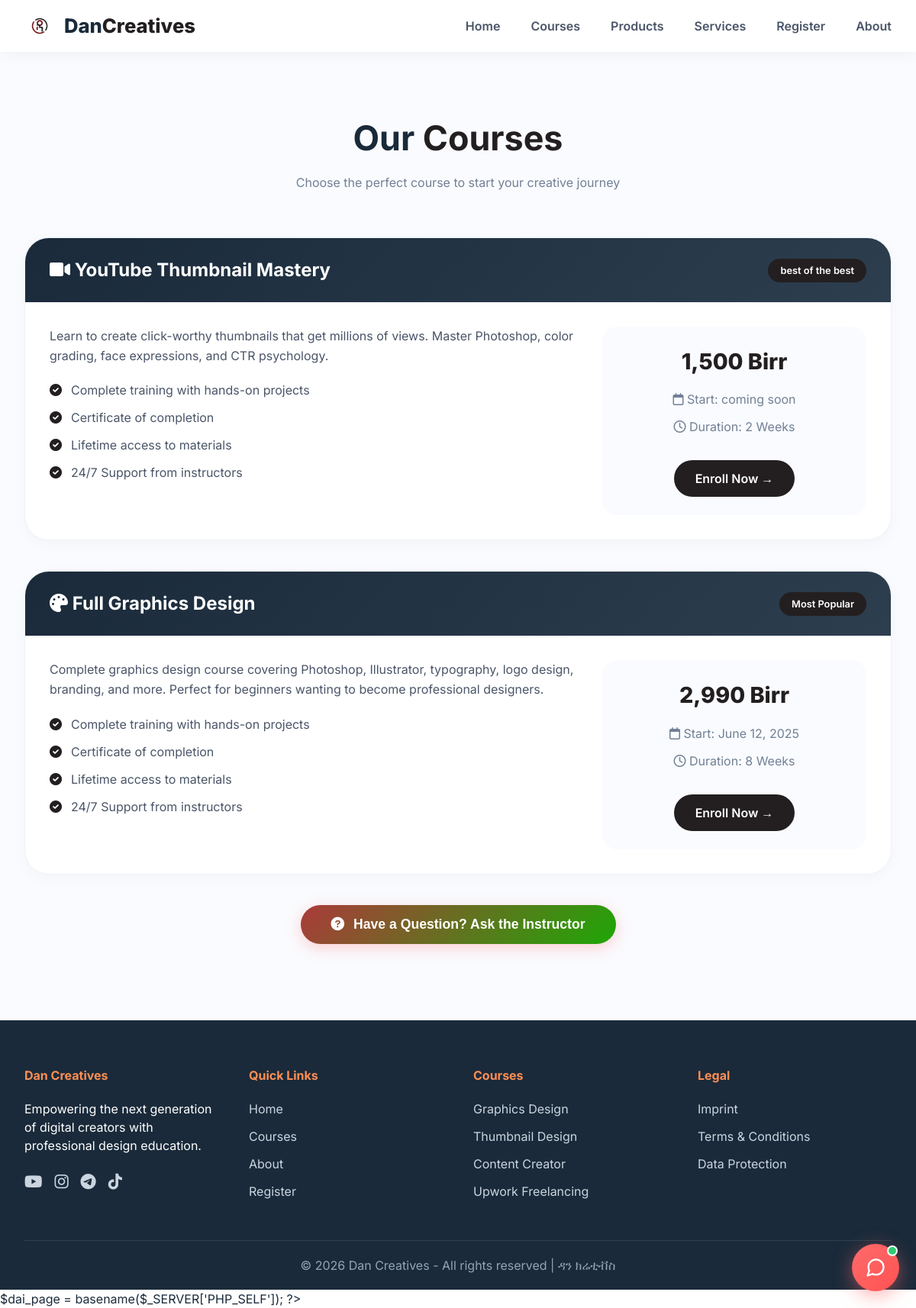
/courses.php, run on the app's committed database.
### tables this page shows
CREATE TABLE `courses` (
  `id` int(11) NOT NULL AUTO_INCREMENT,
  `title` varchar(200) NOT NULL,
  `description` text DEFAULT NULL,
  `price` varchar(50) DEFAULT NULL,
  `duration` varchar(100) DEFAULT NULL,
  `start_date` varchar(100) DEFAULT NULL,
  `icon_class` varchar(50) DEFAULT 'fas fa-palette',
  `status` enum('active','coming_soon') DEFAULT 'active',
  `badge_text` varchar(50) DEFAULT NULL,
  `created_at` timestamp NOT NULL DEFAULT current_timestamp(),
  `updated_at` timestamp NOT NULL DEFAULT current_timestamp() ON UPDATE current_timestamp(),
  PRIMARY KEY (`id`)
);

### courses.php (the view, shortened to what this page needs)
<?php
require_once 'config.php';
$courses_query = "SELECT * FROM courses ORDER BY id DESC";
$courses = $conn->query($courses_query);
?>
<!DOCTYPE html>
<html lang="en">
<head>
    <link rel="stylesheet" href="https://cdnjs.cloudflare.com/ajax/libs/font-awesome/6.0.0-beta3/css/all.min.css">
    <link rel="stylesheet" href="assets/responsive-nav.css">
</head>
<body>
<nav class="navbar">
    <div class="container nav-container">
        <div class="logo" onclick="window.location.href='index.php'">
            <img src="images/logo.png" alt="Dan Creatives Logo" class="logo-img" onerror="this.src='https://via.placeholder.com/40x40/ff6b6b/white?text=DC'">
            <div class="logo-text">Dan<span>Creatives</span></div>
        </div>
       <ul class="nav-menu">
            <li><a href="index.php">Home</a></li>
            <li><a href="courses.php">Courses</a></li>
            <li><a href="products.php">Products</a></li>
            <li><a href="services.php">Services</a></li>
            <li><a href="register.php">Register</a></li>
            <li><a href="about.php">About</a></li>
        </ul>
    </div>
</nav>
<section class="courses-page">
    <div class="container">
        <div class="page-header">
            <h1>Our <span>Courses</span></h1>
            <p>Choose the perfect course to start your creative journey</p>
        </div>
        <div class="courses-list">
            <?php while($course = $courses->fetch_assoc()): ?>
            <div class="course-detail" id="course-<?php echo $course['id']; ?>">
                <div class="course-header">
                    <h2><i class="<?php echo $course['icon_class']; ?>"></i> <?php echo htmlspecialchars($course['title']); ?></h2>
                    <div class="course-badge <?php echo $course['status'] == 'coming_soon' ? 'coming-soon' : ''; ?>">
                        <?php echo $course['status'] == 'coming_soon' ? 'Coming Soon' : ($course['badge_text'] ?: 'Popular'); ?>
                    </div>
                </div>
                <div class="course-content">
                    <div>
                        <div class="course-description">
                            <?php echo nl2br(htmlspecialchars($course['description'])); ?>
                        </div>
                        <ul class="course-contents">
                            <li><i class="fas fa-check-circle"></i> Complete training with hands-on projects</li>
                            <li><i class="fas fa-check-circle"></i> Certificate of completion</li>
                            <li><i class="fas fa-check-circle"></i> Lifetime access to materials</li>
                            <li><i class="fas fa-check-circle"></i> 24/7 Support from instructors</li>
                        </ul>
                    </div>
                    <div class="course-info">
                        <div class="price"><?php echo htmlspecialchars($course['price']); ?></div>
                        <div class="date"><i class="far fa-calendar"></i> Start: <?php echo htmlspecialchars($course['start_date']); ?></div>
                        <div class="duration"><i class="far fa-clock"></i> Duration: <?php echo htmlspecialchars($course['duration']); ?></div>
                        <?php if($course['status'] == 'active'): ?>
                            <a href="register.php?course=<?php echo urlencode($course['title']); ?>" class="btn-enroll">Enroll Now →</a>
                        <?php else: ?>
                            <button class="btn-enroll disabled" disabled>Coming Soon</button>
                        <?php endif; ?>
                    </div>
                </div>
            </div>
            <?php endwhile; ?>
        </div>
        <div class="question-btn-container">
            <button class="btn-question" onclick="openQuestionModal()">
                <i class="fas fa-question-circle"></i> Have a Question? Ask the Instructor
            </button>
        </div>
    </div>
</section>
<footer class="footer">
    <div class="container">
        <div class="footer-content">
            <div class="footer-section">
                <h4>Dan Creatives</h4>
                <p>Empowering the next generation of digital creators with professional design education.</p>
                <div class="social-links">
                    <a href="https://www.youtube.com/@DanGraphics1" target="_blank"><i class="fab fa-youtube"></i></a>
                    <a href="#"><i class="fab fa-instagram"></i></a>
                    <a href="https://t.me/genesis306"><i class="fab fa-telegram"></i></a>
                    <a href="https://www.tiktok.com/@dancreative30_6"><i class="fab fa-tiktok"></i></a>
                </div>
            </div>
            <div class="footer-section">
                <h4>Quick Links</h4>
                <a href="index.php">Home</a>
                <a href="courses.php">Courses</a>
                <a href="about.php">About</a>
                <a href="register.php">Register</a>
            </div>
            <div class="footer-section">
                <h4>Courses</h4>
                <a href="courses.php">Graphics Design</a>
                <a href="courses.php">Thumbnail Design</a>
                <a href="courses.php">Content Creator</a>
                <a href="courses.php">Upwork Freelancing</a>
            </div>
            <div class="footer-section">
                <h4>Legal</h4>
                <a href="#">Imprint</a>
                <a href="#">Terms & Conditions</a>
                <a href="#">Data Protection</a>
            </div>
        </div>
        <div class="footer-bottom">
            <p>© 2026 Dan Creatives - All rights reserved | ዳን ክሬቲቭስ</p>
        </div>
    </div>
</footer>
<?php include 'includes/ai-chat-widget.php'; ?>
</body>
</html>

### assets/responsive-nav.css (style rules this page uses)
:root { --maroon: #8b0426; --maroon-dark: #5c0219; --ink: #1a2a3a; --coral: #ff6b6b; --muted: #718096; --space-section: clamp(40px, 7vw, 80px); }
html { scroll-behavior: smooth; overflow-x: hidden; max-width: 100%; }
body { overflow-x: hidden; max-width: 100%; }
.container { padding-left: clamp(18px, 4vw, 32px); padding-right: clamp(18px, 4vw, 32px); }
.navbar { background: rgba(255,255,255,0.92) !important; backdrop-filter: blur(10px); transition: box-shadow .3s ease; }
.nav-container { padding-top: 14px !important; padding-bottom: 14px !important; }
.nav-menu a { position: relative; }
.nav-menu a::after { content: ''; position: absolute; left: 0; bottom: -2px; width: 0; height: 2px; background: var(--maroon); transition: width .25s ease; }

### courses.php (style rules this page uses)
* { margin: 0; padding: 0; box-sizing: border-box; }
body { font-family: 'Inter', sans-serif; background: #ffffff; color: #1a2a3a; line-height: 1.5; }
.container { max-width: 1280px; margin: 0 auto; padding: 0 32px; }
.navbar { background: white; box-shadow: 0 2px 20px rgba(0,0,0,0.05); position: sticky; top: 0; z-index: 1000; }
.nav-container { display: flex; justify-content: space-between; align-items: center; padding: 18px 32px; }
.logo { display: flex; align-items: center; gap: 12px; cursor: pointer; }
.logo-img { width: 40px; height: 40px; border-radius: 10px; object-fit: cover; }
.logo-text { font-size: 1.6rem; font-weight: 800; color: #1a2a3a; }
.logo-text span { color: #231F20; }
.nav-menu { display: flex; list-style: none; gap: 40px; }
.nav-menu a { text-decoration: none; color: #4a5568; font-weight: 600; transition: 0.3s; }
.courses-page { padding: 80px 0; background: #fafbfe; }
.page-header { text-align: center; margin-bottom: 60px; }
.page-header h1 { font-size: 2.8rem; margin-bottom: 12px; color: #1a2a3a; }
.page-header span { color: #231F20; }
.page-header p { color: #718096; }
.course-detail { background: white; border-radius: 32px; margin-bottom: 40px; overflow: hidden; border: 1px solid #eef2f6; box-shadow: 0 5px 20px rgba(0,0,0,0.03); }
.course-header { background: linear-gradient(135deg, #1a2a3a 0%, #2d3e4e 100%); color: white; padding: 24px 32px; display: flex; justify-content: space-between; align-items: center; }
.course-badge { background: #231F20; padding: 6px 16px; border-radius: 50px; font-size: 0.8rem; font-weight: 600; }
.course-content { padding: 32px; display: grid; grid-template-columns: 2fr 1fr; gap: 32px; }
.course-description { color: #4a5568; line-height: 1.6; margin-bottom: 20px; }
.course-contents { list-style: none; margin-top: 20px; }
.course-contents li { margin-bottom: 12px; display: flex; align-items: center; gap: 12px; color: #4a5568; }
.course-contents i { color: #231F20; }
.course-info { background: #fafbfe; padding: 24px; border-radius: 20px; text-align: center; }
.price { font-size: 1.8rem; font-weight: 800; color: #231F20; margin-bottom: 16px; }
.date, .duration { color: #718096; margin-bottom: 12px; }
.btn-enroll { display: inline-block; background: #231F20; color: white; padding: 12px 28px; border-radius: 50px; text-decoration: none; font-weight: 600; margin-top: 20px; transition: 0.3s; border: none; cursor: pointer; }
.question-btn-container { text-align: center; margin: 40px 0 20px; }
.btn-question { background: linear-gradient(135deg, #ab3a3a, #1ea706); color: white; padding: 15px 40px; border-radius: 50px; border: none; font-size: 1.1rem; font-weight: 700; cursor: pointer; transition: 0.3s; box-shadow: 0 5px 20px rgba(255,107,107,0.3); display: inline-flex; align-items: center; gap: 12px; }
.footer { background: #1a2a3a; color: white; padding: 60px 0 20px; }
.footer-content { display: grid; grid-template-columns: repeat(auto-fit, minmax(250px, 1fr)); gap: 40px; margin-bottom: 40px; }
.footer-section h4 { margin-bottom: 20px; color: #ff8e53; }
.footer-section a { display: block; color: #cbd5e0; text-decoration: none; margin-bottom: 12px; transition: 0.3s; }
.social-links { display: flex; gap: 16px; margin-top: 20px; }
.social-links a { font-size: 1.3rem; }
.footer-bottom { text-align: center; padding-top: 20px; border-top: 1px solid rgba(255,255,255,0.1); color: #94a3b8; }

### includes/ai-chat-widget.php (style rules this page uses)
:root { --dai-coral:#ff6b6b; --dai-coral-dark:#ff5252; --dai-navy:#1a2a3a; --dai-bg:#ffffff; --dai-bubble-bot:#f1f3f7; --dai-shadow:0 10px 40px rgba(0,0,0,.18); }

### data on the page
courses: title "YouTube Thumbnail Mastery", badge_text "best of the best", description "Learn to create click-worthy thumbnails that get millions of views. Master Photoshop, color grading, face expressions, and CTR psychology.", price "1,500 Birr", start_date "coming soon", duration "2 Weeks"
courses: title "Full Graphics Design", badge_text "Most Popular", description "Complete graphics design course covering Photoshop, Illustrator, typography, logo design, branding, and more. Perfect for beginners wanting to become professional designers.", price "2,990 Birr", start_date "June 12, 2025", duration "8 Weeks"
